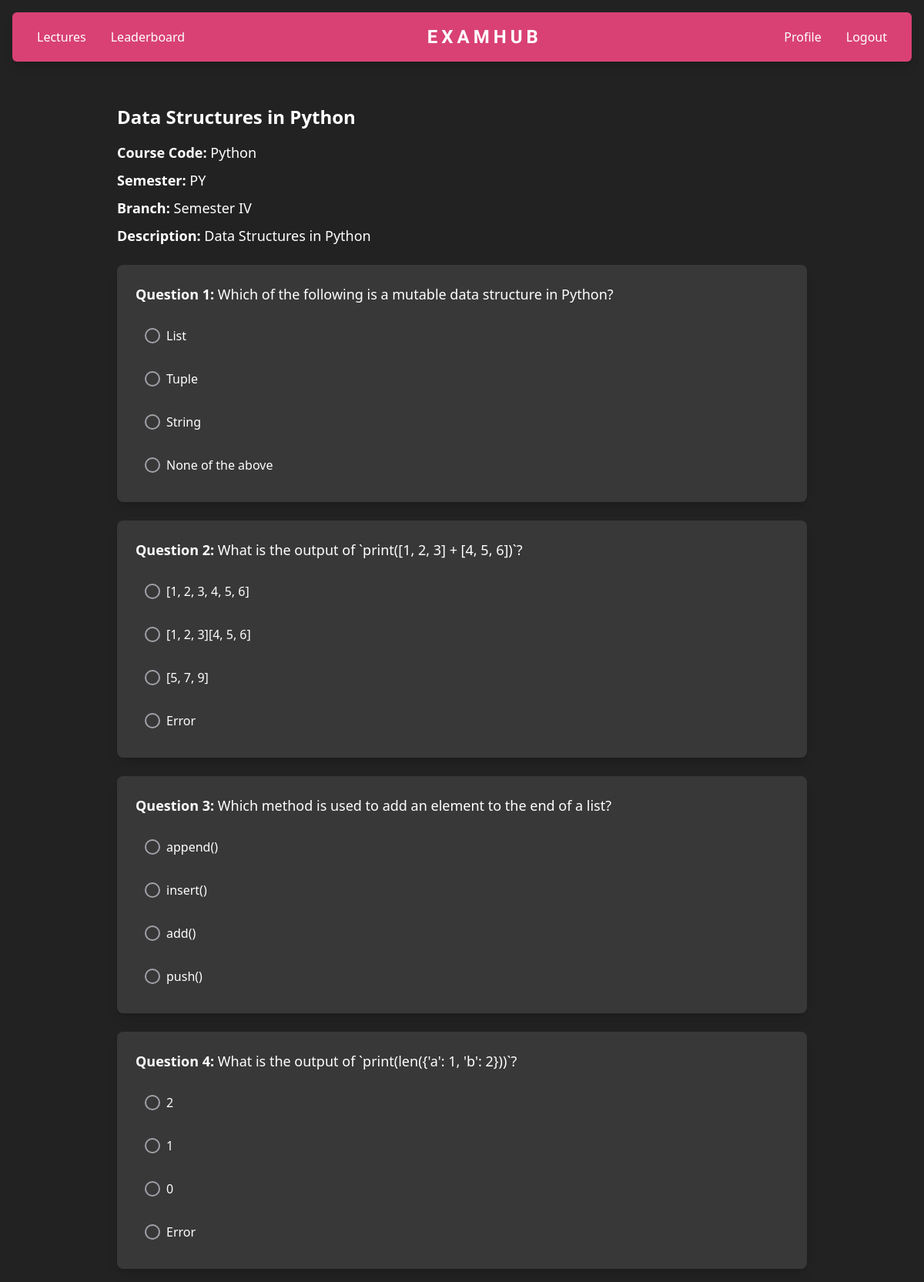
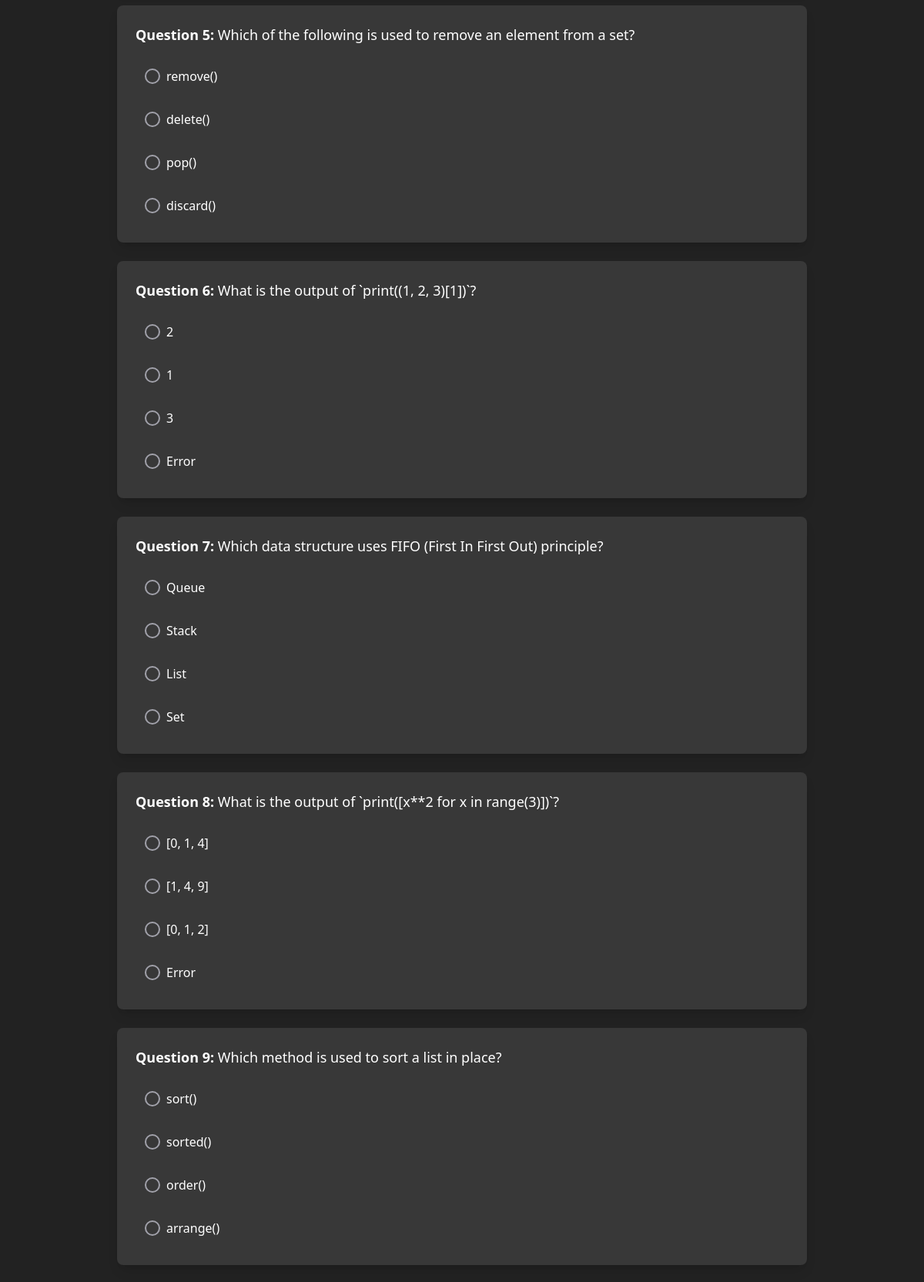
The app's page /tests/start-test/67d1df5a4af761a78f9e005d (upper part) with its own data (2 pictures, top to bottom).
### tables this page shows
CREATE TABLE tests (
    id TEXT PRIMARY KEY,
    course_name TEXT,
    course_code TEXT,
    course_semester TEXT,
    course_branch TEXT,
    test_name TEXT,
    test_description TEXT,
    questions TEXT,  -- Storing questions as JSON string
    created_at TEXT
);

### app.py (the view, shortened to what this page needs)
@app.route('/tests/start-test/<test_id>', methods=["GET", "POST"])
def start_test(test_id):
    cursor.execute("SELECT * FROM tests WHERE id = ?", (test_id,))
    test = cursor.fetchone()
    if not test:
        flash("Test not found!", "error")
        return redirect(url_for("lectures"))
    questions = json.loads(test[7])
    return render_template('/tests/start-test.html', test=test, questions=questions)

### templates/tests/start-test.html (shortened to what this page needs)
{% extends 'layouts/main_layout.html' %}  {% block content %}
<div class="container text-white">
    <div class="w-full flex justify-center items-center py-10 flex-col gap-8">
        <div class="w-full max-w-4xl">
            <div class="mb-6 rounded-lg">
                <h2 class="text-2xl font-bold mb-4">{{ test[5] }}</h2>
                <p class="text-lg mb-2">
                    <strong>Course Code:</strong> {{ test[1] }}
                </p>
                <p class="text-lg mb-2">
                    <strong>Semester:</strong> {{ test[2] }}
                </p>
                <p class="text-lg mb-2">
                    <strong>Branch:</strong> {{ test[3] }}
                </p>
                <p class="text-lg">
                    <strong>Description:</strong> {{ test[5] }}
                </p>
            </div>
            <form
                id="mcq-test"
                class="w-full"
                method="POST"
                action="{{ url_for('start_test', test_id=test[0]) }}"
            >
                {% for question in questions %}
                <div class="mb-6 p-6 bg-tertiary rounded-lg shadow-lg">
                    <p class="text-lg mb-4">
                        <strong>Question {{ loop.index }}:</strong> {{
                        question.question_text }}
                    </p>
                    <div class="flex flex-col gap-2">
                        <label
                            class="flex items-center gap-2 p-3 rounded-lg hover:bg-[var(--secondary)] hover:bg-opacity-25 transition-colors cursor-pointer"
                        >
                            <span
                                class="w-5 h-5 border-2 border-zinc-400 rounded-full flex items-center justify-center peer-checked:bg-[var(--primary)]"
                            >
                            </span>
                            <span>{{ question.option_a }}</span>
                        </label>
                        <label
                            class="flex items-center gap-2 p-3 rounded-lg hover:bg-[var(--secondary)] hover:bg-opacity-25 transition-colors cursor-pointer"
                        >
                            <span
                                class="w-5 h-5 border-2 border-zinc-400 rounded-full flex items-center justify-center peer-checked:bg-[var(--primary)]"
                            >
                            </span>
                            <span>{{ question.option_b }}</span>
                        </label>
                        <label
                            class="flex items-center gap-2 p-3 rounded-lg hover:bg-[var(--secondary)] hover:bg-opacity-25 transition-colors cursor-pointer"
                        >
                            <span
                                class="w-5 h-5 border-2 border-zinc-400 rounded-full flex items-center justify-center peer-checked:bg-[var(--primary)]"
                            >
                            </span>
                            <span>{{ question.option_c }}</span>
                        </label>
                        <label
                            class="flex items-center gap-2 p-3 rounded-lg hover:bg-[var(--secondary)] hover:bg-opacity-25 transition-colors cursor-pointer"
                        >
                            <span
                                class="w-5 h-5 border-2 border-zinc-400 rounded-full flex items-center justify-center peer-checked:bg-[var(--primary)]"
                            >
                            </span>
                            <span>{{ question.option_d }}</span>
                        </label>
                    </div>
                </div>
                {% endfor %}
            </form>
        </div>
    </div>
</div>
{% endblock %}

### static/styles.css (style rules this page uses)
:root { --primary: #d94174; --secondary: #222222; --tertiary: #383838; }
body { background-color: #222222; }

### records on screen
tests: test_name "Data Structures in Python", course_name "Python", course_code "PY", course_semester "Semester IV"

### other values on screen
{{ question.question_text }} "Which of the following is a mutable data structure in Python?" "What is the output of `print([1, 2, 3] + [4, 5, 6])`?" "Which method is used to add an element to the end of a list?" "What is the output of `print(len({'a': 1, 'b': 2}))`?" "Which of the following is used to remove an element from a set?" "What is the output of `print((1, 2, 3)[1])`?" "Which data structure uses FIFO (First In First Out) principle?" "What is the output of `print([x**2 for x in range(3)])`?" "Which method is used to sort a list in place?"
{{ question.option_a }} "List" "[1, 2, 3, 4, 5, 6]" "append()" "2" "remove()" "2" "Queue" "[0, 1, 4]" "sort()"
{{ question.option_b }} "Tuple" "[1, 2, 3][4, 5, 6]" "insert()" "1" "delete()" "1" "Stack" "[1, 4, 9]" "sorted()"
{{ question.option_c }} "String" "[5, 7, 9]" "add()" "0" "pop()" "3" "List" "[0, 1, 2]" "order()"
{{ question.option_d }} "None of the above" "Error" "push()" "Error" "discard()" "Error" "Set" "Error" "arrange()"
